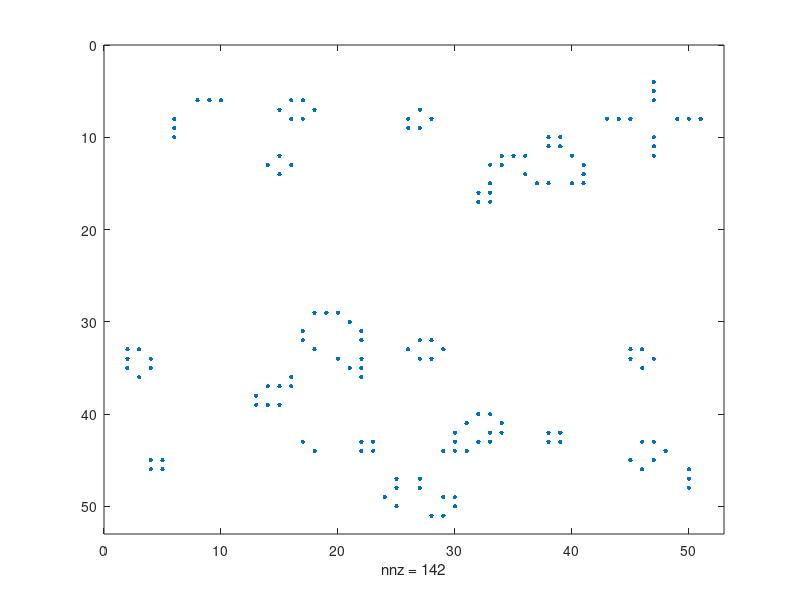

MATLAB code for this plot:
clear;
clc;
N = 50;
% probabilty of alive cells to begin with
prob = 0.3;
% use N+2 to make the edge of the grid zero
A = zeros(N+2, N+2);
A(2:N+1, 2:N+1) = rand(N);
G = (A < prob);
for i = 1:50
    A = zeros(N+2, N+2);
    for row = 2:N+1
       for col = 2:N+1
           % diagonal neighbors
           tri = G(row-1, col-1)+G(row-1, col+1)+G(row+1, col-1)+G(row+1, col+1);
           % nearest neighbors
           dir = G(row-1, col)+G(row, col-1)+G(row, col+1)+G(row+1, col);
           % number of alive neighbor/s
           n = tri + dir;
           % if a live cell has less than 2 or more than 3 neighbors
           % cell should be dead due to under/over-population
           if (G(row, col)== 1) && ((n < 2) || (n > 3))
               A(row, col) = 0;
           % if a live cell has 2 or 3 alive neighbors, stays alive
           elseif (G(row, col)== 1) && ((n == 2) || (n == 3))
               A(row, col) = 1;
           % if a dead cell has three alive neighbors, it becomes alive 
           % in the next generation as if repopulation
           elseif (G(row, col)== 0) && (n == 3)
               A(row, col) = 1;
           end

       end
       %pause(0.001);
       %spy(G)

    end
    G = A;
    pause(0.1)
    % spy(S,'LineSpec',markersize)
    spy(G, '.', 10)
    drawnow
end